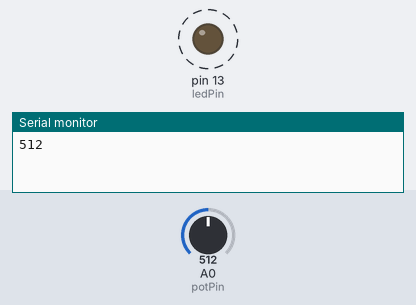
Simulated run of this sketch. Board: Arduino Uno, built with avr-gcc and run on an emulated ATmega328P. Shown: output pins drawn as LEDs (lit = HIGH), the last lines printed to the serial monitor. Dashed ring = blinking. The test bench sets the inputs (shaded band); at power-on: A0 (potPin) = 512.

Above: at 1.8 s.
1.9 s: A0 (potPin) set to 306
At 2.2 s:
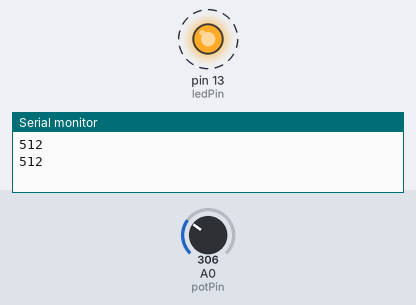
5.4 s: A0 (potPin) set to 122
At 5.56 s:
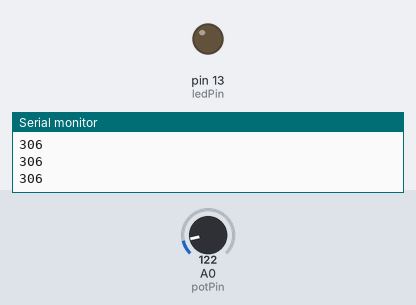
Timing chart, 0 to 14.9 s (numbered marks = the images above; inputs shaded):
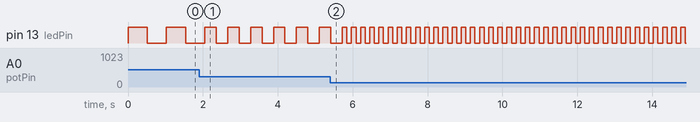

The sketch:

ch17r6A.pde
```cpp
/*
 Pot_Debug sketch
 blink an LED at a rate set by the position of a potentiometer
 Uses Serial port for debug if DEBUG is defined
 */

const int potPin = 0;    // select the input pin for the potentiometer
const int ledPin = 13;   // select the pin for the LED
int val = 0;             // variable to store the value coming from the sensor

#define DEBUG

void setup()
{
  Serial.begin(9600);
  pinMode(ledPin, OUTPUT);     // declare the ledPin as an OUTPUT
}

void loop() {
  val = analogRead(potPin);    // read the voltage on the pot
  digitalWrite(ledPin, HIGH);  // turn the ledPin on
  delay(val);                  // blink rate set by pot value
  digitalWrite(ledPin, LOW);   // turn the ledPin off
  delay(val);                  // turn LED off for same period as it was turned on
#if defined DEBUG
  Serial.println(val);
#endif
}
```

Measured:
- after the input at 1.9 s, pin 13 (ledPin): alternates HIGH for 0.31 s and LOW for 0.31 s, starting after 0.46 s
- by itself, pin 13 (ledPin): alternates HIGH for 0.51 s and LOW for 0.51 s
